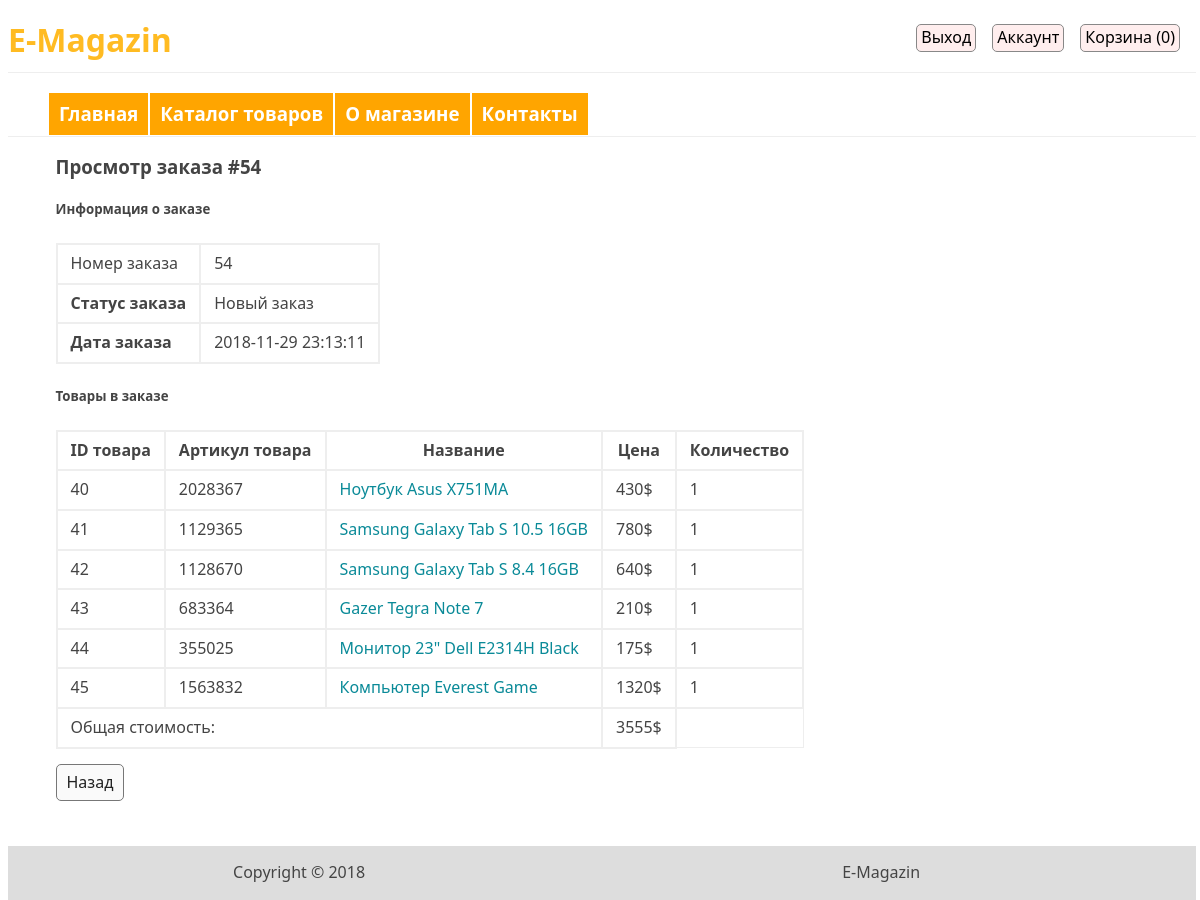
Screenshot of /MagazinSite/cabinet/order/view/54 (signed in) with the database file from the repository.
### tables this page shows
CREATE TABLE IF NOT EXISTS `product_order` (
  `id` int(11) NOT NULL AUTO_INCREMENT,
  `user_name` varchar(255) NOT NULL,
  `user_phone` varchar(255) NOT NULL,
  `user_comment` text NOT NULL,
  `user_id` int(11) DEFAULT NULL,
  `date` timestamp NOT NULL DEFAULT CURRENT_TIMESTAMP,
  `products` text NOT NULL,
  `status` int(11) NOT NULL DEFAULT '1',
  PRIMARY KEY (`id`)
);

CREATE TABLE IF NOT EXISTS `product` (
  `id` int(11) NOT NULL AUTO_INCREMENT,
  `name` varchar(255) NOT NULL,
  `category_id` int(11) NOT NULL,
  `code` int(11) NOT NULL,
  `price` int(11) NOT NULL,
  `availability` int(11) NOT NULL,
  `brand` varchar(255) NOT NULL,
  `description` text NOT NULL,
  `is_new` int(11) NOT NULL DEFAULT '0',
  `is_recommended` int(11) NOT NULL DEFAULT '0',
  `status` int(11) NOT NULL DEFAULT '1',
  PRIMARY KEY (`id`)
);

### MagazinSite/config/routes.php (called while the page is built)
<?php
return array(
    'product/([0-9]+)' => 'product/view/$1',
    'catalog/page-([0-9]+)' => 'catalog/index/$1',
    'catalog/' => 'catalog/index',
    'category/([0-9]+)/page-([0-9]+)' => 'catalog/category/$1/$2',
    'category/([0-9]+)' => 'catalog/category/$1',
    'cart/add/([0-9]+)' => 'cart/add/$1',
    'cart/addAjax/([0-9]+)' => 'cart/addAjax/$1',
    'cart/delete/([0-9]+)' => 'cart/delete/$1',
    'cart/checkout' => 'cart/checkout',
    'cart/deleteAll' => 'cart/deleteAll',
    'cart' => 'cart/index',
    'user/register' => 'user/register',
    'user/login' => 'user/login',
    'user/logout' => 'user/logout',
    'cabinet/edit' => 'cabinet/edit',
    'cabinet/orders' => 'cabinet/orders',
    'cabinet/order/view/([0-9]+)' => 'cabinet/viewOrder/$1',
    'cabinet' => 'cabinet/index',
    'admin/product/create' => 'adminProduct/create',
    'admin/product/update/([0-9]+)' => 'adminProduct/update/$1',
    'admin/product/delete/([0-9]+)' => 'adminProduct/delete/$1',
    'admin/product' => 'adminProduct/index',
    'admin/category/create' => 'adminCategory/create',
    'admin/category/update/([0-9]+)' => 'adminCategory/update/$1',
    'admin/category/delete/([0-9]+)' => 'adminCategory/delete/$1',
    'admin/category' => 'adminCategory/index',
    'admin/order/update/([0-9]+)' => 'adminOrder/update/$1',
    'admin/order/delete/([0-9]+)' => 'adminOrder/delete/$1',
    'admin/order/view/([0-9]+)' => 'adminOrder/view/$1',
    'admin/order' => 'adminOrder/index',
    'admin' => 'admin/index',
    'about' => 'site/about',
    'contacts' => 'site/contact',
    '' => 'site/index',
);

### MagazinSite/controllers/CabinetController.php (called while the page is built, shortened)
<?php
class CabinetController {
    public function actionViewOrder($id){
        $order = Order::getOrderById($id);
        $productsQuantity = json_decode($order['products'], true);
        $productsIds = array_keys($productsQuantity);
        $products = Product::getProductsByIds($productsIds);
        $totalPrice = Order::getTottalPriceInOrder($id);
        require_once (ROOT . '/views/cabinet/order.php');
        return true;
    }
}

### MagazinSite/index.php (called while the page is built, shortened)
<?php
require_once(ROOT.'/components/Autoload.php');
$router = new Router();
$router->run();

### MagazinSite/components/Autoload.php (called while the page is built, shortened)
<?php
spl_autoload_register(function ($class_name){
    $array_paths = array(
        '/models/',
        '/components/'
    );
    foreach ($array_paths as $path){
        $path = ROOT . $path .$class_name . '.php';
    }
});

### MagazinSite/components/Cart.php (called while the page is built, shortened)
<?php
class Cart {
    public static function countItems(){
        if(isset($_SESSION['products'])){
            $count = 0;
            foreach ($_SESSION['products'] as $id => $quantity){
                $count += $quantity;
            }
            return $count;
        } else {
            return 0;
        }
    }
}

### MagazinSite/models/User.php (called while the page is built, shortened)
<?php
class User {
    public static function isGuest() {
        if (isset($_SESSION['user'])) {
            return false;
        }
        return true;
    }
}

### MagazinSite/models/Order.php (called while the page is built, shortened)
<?php
class Order {
    public static function getTottalPriceInOrder($id){
        $order = self::getOrderById($id);
        $productsQuantity = json_decode($order['products'], true);
        $productsIds = array_keys($productsQuantity);
        $products = Product::getProductsByIds($productsIds);
        $total = 0;
        foreach ($products as $item){
            $total += $item['price'] * $productsQuantity[$item['id']];
        }
        return $total;
    }
    public static function getStatusText($status){
        switch ($status) {
            case '1':
                return 'Новый заказ';
                break;
        }
    }
    public static function getOrderById($id){
        $db= Db::getConnection();
        $sql = 'SELECT * FROM product_order WHERE id = :id';
        $result = $db->prepare($sql);
        $result->bindParam(':id', $id, PDO::PARAM_INT);
        $result->setFetchMode(PDO::FETCH_ASSOC);
        $result->execute();
        return $result->fetch();
    }
}

### MagazinSite/models/Product.php (called while the page is built, shortened)
<?php
class Product {
    public static function getProductsByIds($idsArray) {
        $db = Db::getConnection();
        $idsString = implode(',', $idsArray);
        $sql = "SELECT * FROM product WHERE status='1' AND id IN ($idsString)";
        $result = $db->query($sql);
        $result->setFetchMode(PDO::FETCH_ASSOC);
        $products = array();
        $i = 0;
        while ($row = $result->fetch()) {
            $products[$i]['id'] = $row['id'];
            $products[$i]['code'] = $row['code'];
            $products[$i]['name'] = $row['name'];
            $products[$i]['price'] = $row['price'];
            $i++;
        }
        return $products;
    }
}

### MagazinSite/views/cabinet/order.php (the view)
<?php include ROOT . '/views/layouts/header.php'; ?>
<section>
    <div class="orders">
        <h3>Просмотр заказа #<?php echo $order['id']; ?></h3>
        <h5>Информация о заказе</h5>
        <table class="product-in-cart">
            <tr>
                <td>Номер заказа</td>
                <td><?php echo $order['id']; ?></td>
            </tr>
            <tr>
                <td><b>Статус заказа</b></td>
                <td><?php echo Order::getStatusText($order['status']); ?></td>
            </tr>
            <tr>
                <td><b>Дата заказа</b></td>
                <td><?php echo $order['date']; ?></td>
            </tr>
        </table>
        <h5>Товары в заказе</h5>
        <table class="product-in-cart">
            <tr>
                <th>ID товара</th>
                <th>Артикул товара</th>
                <th>Название</th>
                <th>Цена</th>
                <th>Количество</th>
            </tr>
            <?php foreach ($products as $product): ?>
                <tr>
                    <td><?php echo $product['id']; ?></td>
                    <td><?php echo $product['code']; ?></td>
                    <td>
                        <a class="product-link" href="/MagazinSite/product/<?php echo $product['id']; ?>">
                            <?php echo $product['name']; ?>
                        </a>
                    </td>
                    <td><?php echo $product['price']; ?>$</td>
                    <td><?php echo $productsQuantity[$product['id']]; ?></td>
                </tr>
            <?php endforeach; ?>
            <tr>
                <td colspan="3"> Общая стоимость:</td>
                <td><?php echo $totalPrice; ?>$</td>
            </tr>
        </table>
        <a href="/MagazinSite/cabinet/orders/" class="admin-btn"> Назад</a>
    </div>
</section>
<?php include ROOT . '/views/layouts/footer.php'; ?>

### MagazinSite/components/Router.php (shortened to what this page needs)
<?php
class Router {
    private  $routes;
    public function __construct() {
        $routesPath = ROOT.'/config/routes.php';
        $this->routes = include($routesPath);
    }
    private function getURI(){
         if (!empty($_SERVER['REQUEST_URI'])){
             return substr($_SERVER['REQUEST_URI'], strlen('/MagazinSite/'));
        }
    }
    public function run(){
        $uri = $this->getURI();
        foreach ($this->routes as $uriPattern => $path){
            if(preg_match("~$uriPattern~", $uri)){
                $internalRoute = preg_replace("~$uriPattern~", $path, $uri);
                $segments = explode('/', $internalRoute);
                $controllerName = array_shift($segments).'Controller';
                $actionName = 'action'.ucfirst(array_shift($segments));
                $parameters = $segments;
                $controllerObject = new $controllerName;
                $result = call_user_func_array(array($controllerObject, $actionName), $parameters);
                if($result != null){
                    break;
                }
            }
        }
    }
}

### MagazinSite/views/layouts/header.php (shortened to what this page needs)
<!DOCTYPE html>
<html lang="en">
    <head>
        <link href="/MagazinSite/template/css/style.css" rel="stylesheet">
    </head>
    <body>
        <header id="header">
            <div class="header-top">
                <div class="logo">
                    <a href="/MagazinSite/"><h1>E-Magazin</h1></a>
                </div>
                <div class="shop-menu">
                    <ul class="navbar">
                        <li><a href="/MagazinSite/cart"> Корзина
                                <span id="cart-count">(<?php echo Cart::countItems(); ?>)</span>
                            </a></li>
                        <?php if (User::isGuest()): ?>
                            <li><a href="/MagazinSite/user/login/"> Вход</a></li>
                            <li><a href="/MagazinSite/user/register/"> Регистрация</a></li>
                        <?php else: ?>
                            <li><a href="/MagazinSite/cabinet/"> Аккаунт</a></li>
                            <li><a href="/MagazinSite/user/logout/"> Выход</a></li>
                        <?php endif; ?>
                    </ul>
                </div>
            </div>
            <div class="header-bottom">
                <div class="mainmenu">
                    <ul class="navbar-row">
                        <li><h3><a href="/MagazinSite/">Главная</a></h3></li>
                        <li><h3><a href="/MagazinSite/catalog/">Каталог товаров</a></h3></li>
                        <li><h3><a href="/MagazinSite/about/">О магазине</a></h3></li>
                        <li><h3><a href="/MagazinSite/contacts/">Контакты</a></h3></li>
                    </ul>
                </div>
            </div>
        </header>

### MagazinSite/views/layouts/footer.php
<footer id="footer">
    <p class="fut-left">Copyright © 2018</p>
    <p class="fut-right">E-Magazin</p>
</footer>
</body>
</html>

### MagazinSite/template/css/style.css (style rules this page uses)
html { height: 100%; width: 99%; }
body { width: 100%; height: 100%; color: #444; font-size: 1em; font-family: "Segoe UI", sans-serif; line-height: 135%; }
a { color: #555; text-decoration: none; transition: all.6s ease; -moz-transition: all.6s ease; -webkit-transition: all.6s ease; -ms-transition: all.6s ease; }
li { list-style-type: none; }
#header { border-bottom: 1px solid #eee; display: block; float: left; width: 100%; }
.logo { float: left; }
.logo a { color: #fb2; }
.shop-menu { width: 60%; float: right; }
.header-top { width: 100%; float: left; border-bottom: 1px solid #eee; }
.shop-menu ul li a { float: right; margin-right: 1em; margin-bottom: 1em; color: black; border: 1px solid #888; background-color: #fee; padding: 2px 4px; border-radius: 5px; }
.header-bottom { float: left; width: 100%; }
.mainmenu ul li a { float:left; border: 1px solid white; background-color: orange; }
.mainmenu ul li a { padding: 10px; color: white; }
section { margin-left: 4%; width: 92%; }
.product-in-cart { border: 1px solid #eee; border-spacing: 0px; border-collapse: collapse; }
.product-in-cart th, .product-in-cart td { padding: 8px 13px; border: 2px solid #eee; }
.product-link { color: #0a8a98; }
.orders { width: 100%; float: left; margin-right: 20px; }
a[class=admin-btn] { float: left; border: 1px solid #777; background-color: #fafafa; padding: 7px 10px; border-radius: 5px; color: #222; margin: 15px 0px; }
#footer { margin-top: 30px; background-color: #ddd; width: 100%; float: left; }
#footer p { float: left; width: 49%; text-align: center; }

### rows the page displays
product_order: id "54", status "Новый заказ", date "2018-11-29 23:13:11", products "1", totalPrice "3555"
product: id "40", code "2028367", name "Ноутбук Asus X751MA", price "430"
product: id "41", code "1129365", name "Samsung Galaxy Tab S 10.5 16GB", price "780"
product: id "42", code "1128670", name "Samsung Galaxy Tab S 8.4 16GB", price "640"
product: id "43", code "683364", name "Gazer Tegra Note 7", price "210"
product: id "44", code "355025", name "Монитор 23\" Dell E2314H Black", price "175"
product: id "45", code "1563832", name "Компьютер Everest Game", price "1320"
